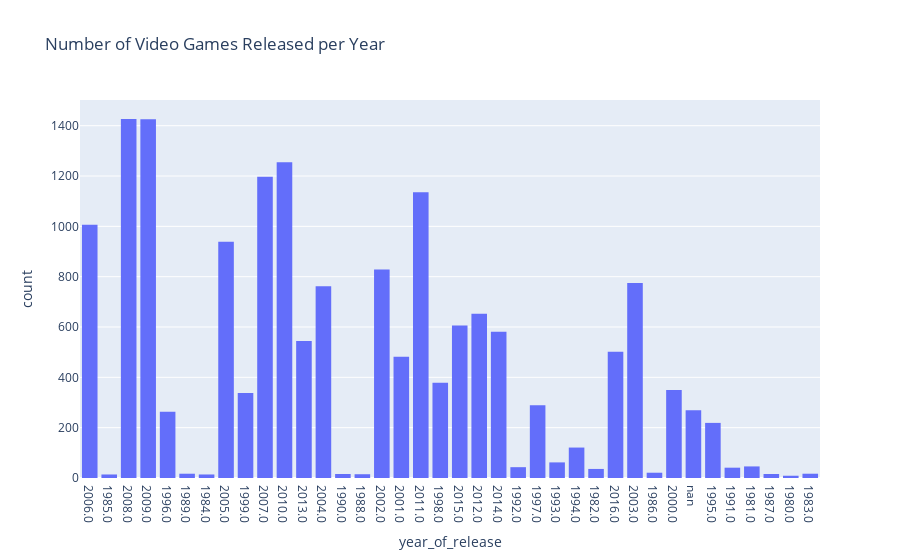

The cell this chart's notebook holds for it:
### Code cell
fig_1 = px.histogram(df, x='year_of_release', title="Number of Video Games Released per Year")

fig_1.show()

### Figure 1 — Plotly figure (JSON) as saved in the notebook; plotly's stock layout.template omitted (floating-point values rounded to 4 significant figures; data arrays with more than 128 entries replaced by an {"elided": "..."} marker saying what was removed)
{"data": [{"alignmentgroup": "True", "bingroup": "x", "hovertemplate": "year_of_release=%{x}<br>count=%{y}<extra></extra>", "legendgroup": "", "marker": {"color": "#636efa", "pattern": {"shape": ""}}, "name": "", "offsetgroup": "", "orientation": "v", "showlegend": false, "type": "histogram", "x": {"elided": "16715 str values"}, "xaxis": "x", "yaxis": "y"}], "layout": {"barmode": "relative", "legend": {"tracegroupgap": 0}, "title": {"text": "Number of Video Games Released per Year"}, "xaxis": {"anchor": "y", "domain": [0, 1], "title": {"text": "year_of_release"}}, "yaxis": {"anchor": "x", "domain": [0, 1], "title": {"text": "count"}}}}
